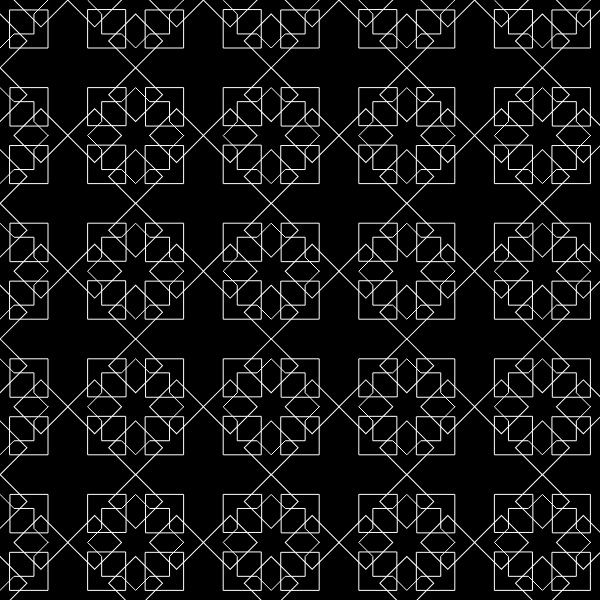
Frame 1 (no input)
Frame 60 (no input): identical to frame 1, image omitted
Frame 120 (the mouse pressed at the canvas centre since frame 60): identical to frame 1, image omitted

The p5.js sketch that drew this single still picture (run headless with seeded random() and noise() and a simulated clock; from frame 60 on, the mouse is pressed at the canvas centre):

// p5.js sketch
// ── sketch.js
let tileSizeSlider;

function setup() {
  createCanvas(600, 600);
  
  //Tile Size Slider
  tileSizeSlider = createSlider(16, 200, 48, 8);
  tileSizeSlider.position(0, width);
  
  const tile_size = tileSizeSlider.value(); 
  
  //Number of rows & columns that fit the tile at the given size
  n_rows = floor(height / tile_size);
  n_cols = floor(width / tile_size);
  
}


function ShallaThombs_Tile() {
  xpos = 0;
  ypos = 0;
  
  n_points = 8
  
  radius_2 = tileSizeSlider.value();
  radius_1 = radius_2 * (sin(radians(45)) / sin(radians(112.5)));
  let t = radius_2 - radius_2 / (2 + 2 * sqrt(2));
  let p = radius_2 / (2 * sqrt(2) + 2);
  
  push();
  let cappella_angle = TWO_PI / this.n_points;
  
  beginShape();
  for (let a = 0; a < TWO_PI; a += cappella_angle) {
    let shape_x = this.xpos + cos(a) * this.radius_2;
    let shape_y = this.ypos + sin(a) * this.radius_2;
    vertex(shape_x, shape_y);

    shape_x = this.xpos + cos(a + (cappella_angle/2)) * this.radius_1;
    shape_y = this.ypos + sin(a + (cappella_angle/2)) * this.radius_1;
    vertex(shape_x, shape_y);
  }
  endShape(CLOSE);
  pop();
  
  for (let i = 0; i < 8; i++) {
    push();
    rotate(PI/4*i);
    translate(p, p);
    rect(0, 0, t, t);
    pop();
  }
}

function ShallaThombs_Pattern(){
  tile_size = tileSizeSlider.value();
  for (let iter_row = 0; iter_row < n_rows+4; iter_row++) {
    for (let iter_col = 0; iter_col < n_cols+4; iter_col++) {
      push();
      stroke("white")
      translate(2.825*tile_size * iter_col, 2.825*tile_size * iter_row);
      ShallaThombs_Tile();
      pop();
    } 
  }
}



function draw() {
  background(0);
  strokeWeight(1);
  
  noFill();
  ShallaThombs_Pattern();

}
